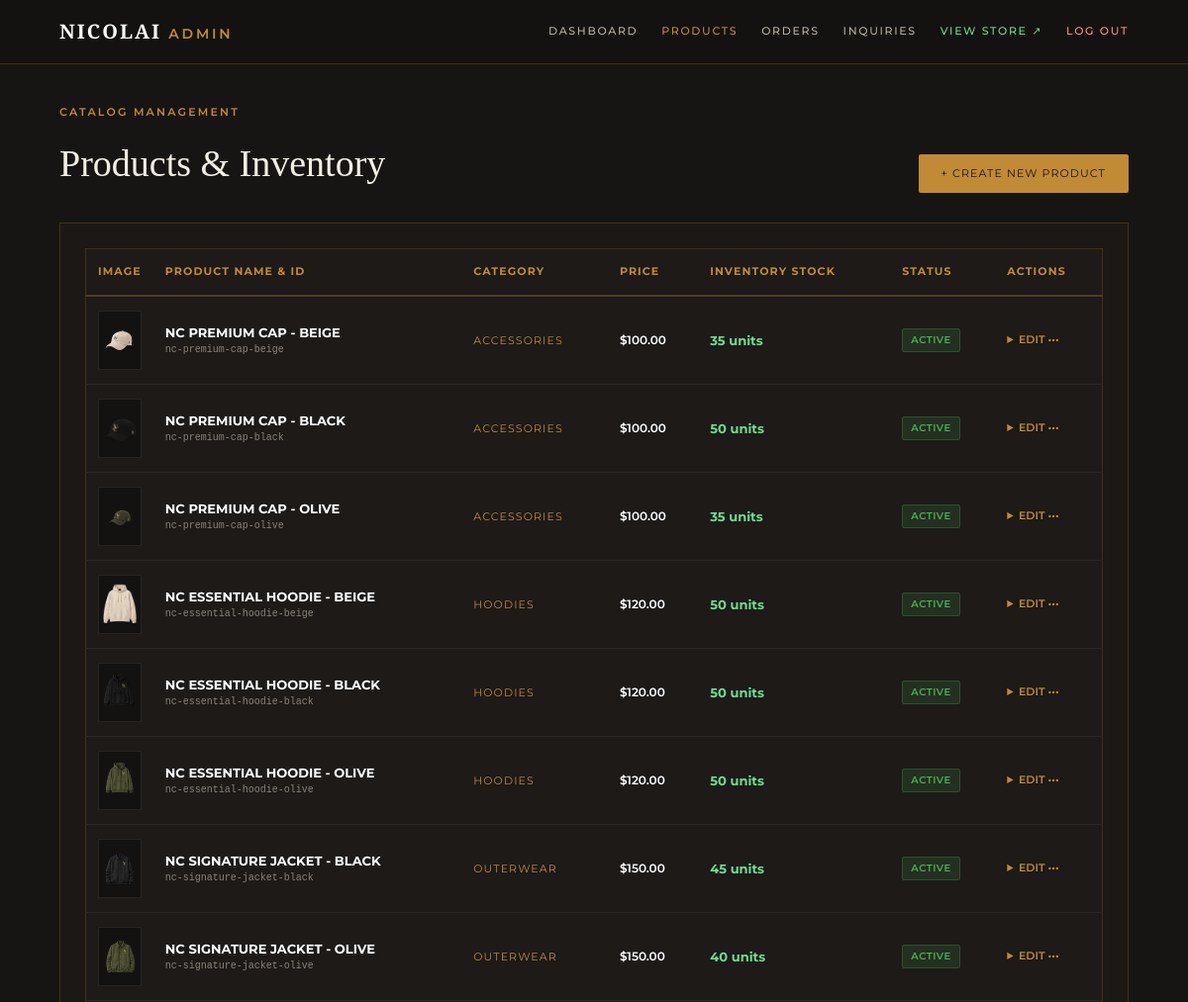
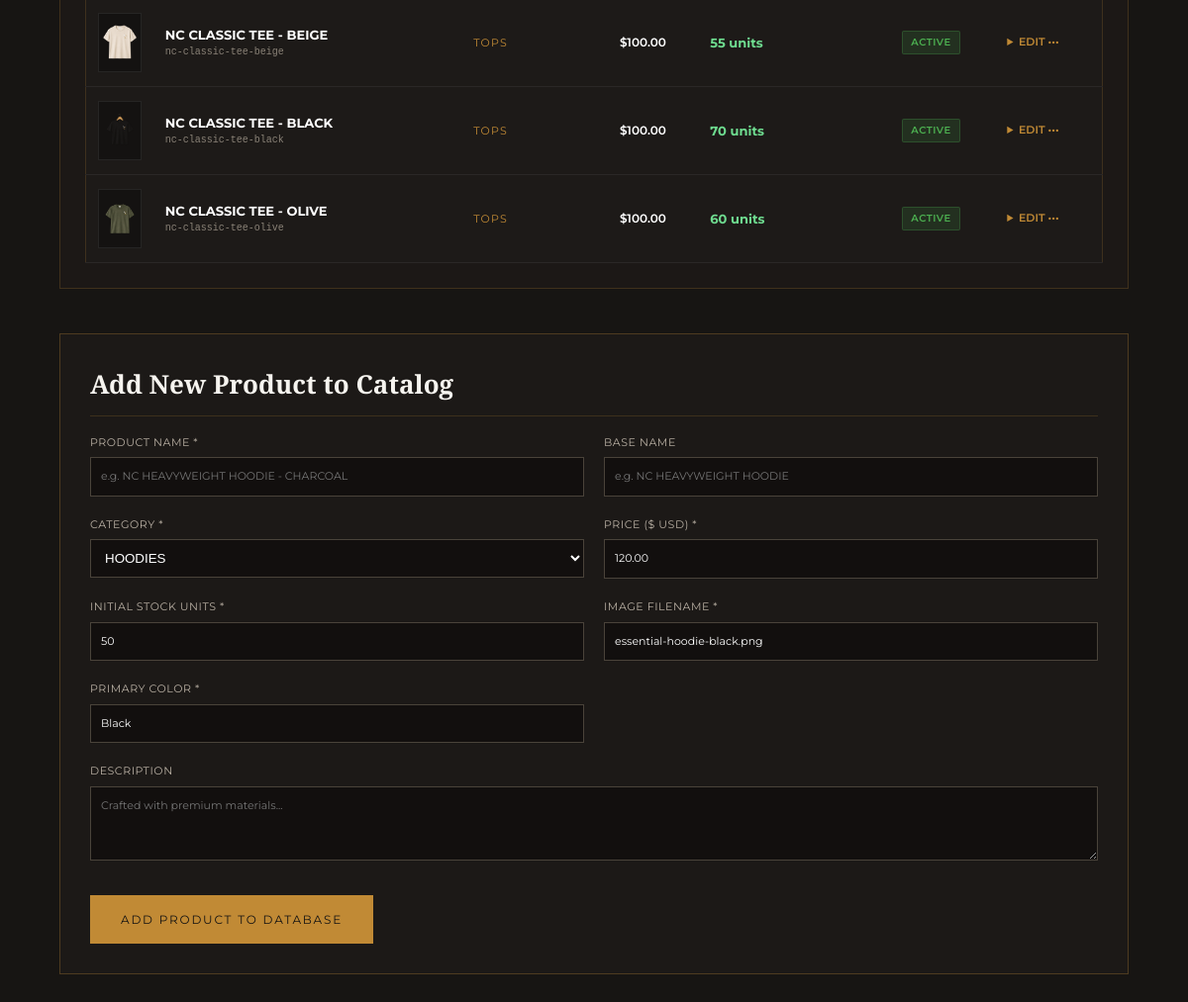
/admin/products.php (signed in), run on the app's committed database (2 pictures, top to bottom).
### tables this page shows
CREATE TABLE `products` (
  `id` varchar(64) NOT NULL,
  `name` varchar(150) NOT NULL,
  `base_name` varchar(150) NOT NULL,
  `category` varchar(50) NOT NULL,
  `price` decimal(10,2) NOT NULL,
  `image` varchar(255) NOT NULL,
  `color` varchar(50) NOT NULL,
  `colors_json` text DEFAULT NULL,
  `sizes_json` varchar(100) DEFAULT '["S","M","L","XL"]',
  `description` text NOT NULL,
  `stock_quantity` int(11) NOT NULL DEFAULT 50,
  `is_active` tinyint(1) NOT NULL DEFAULT 1,
  `featured` tinyint(1) NOT NULL DEFAULT 0,
  `created_at` datetime NOT NULL DEFAULT current_timestamp(),
  `updated_at` datetime NOT NULL DEFAULT current_timestamp() ON UPDATE current_timestamp(),
  PRIMARY KEY (`id`),
  KEY `idx_category` (`category`),
  KEY `idx_is_active` (`is_active`)
);

### function.php (called while the page is built, shortened)
<?php
function e(?string $value): string {
    return htmlspecialchars((string)$value, ENT_QUOTES, 'UTF-8');
}
function format_price(float|string $price): string {
    $num = is_numeric($price) ? (float)$price : (float)preg_replace('/[^0-9.]/', '', (string)$price);
    return '$' . number_format($num, 2);
}

### admin/products.php (the view, shortened to what this page needs)
<?php
require __DIR__ . '/includes/admin_header.php';
$pdo = get_db();
$stmtProds = $pdo->query("SELECT * FROM `products` ORDER BY `category` ASC, `id` ASC");
$allProducts = $stmtProds->fetchAll();
?>
<div style="display: flex; justify-content: space-between; align-items: flex-end; margin-bottom: 30px; flex-wrap: wrap; gap: 15px;">
  <div>
    <p class="eyebrow" style="color: var(--gold); letter-spacing: 0.2em; font-size: 11px;">CATALOG MANAGEMENT</p>
    <h1 style="font-family: 'Cormorant Garamond', serif; font-size: 38px; margin: 6px 0 0; font-weight: 500;">Products &amp; Inventory</h1>
  </div>
  <a href="#new" class="btn btn-gold btn-sm" style="padding: 10px 22px;">+ CREATE NEW PRODUCT</a>
</div>
<div style="background: rgba(30, 27, 24, 0.7); border: 1px solid rgba(193, 138, 53, 0.22); padding: 25px; margin-bottom: 45px;">
  <div style="overflow-x: auto;">
    <table class="admin-table">
      <thead>
        <tr>
          <th>IMAGE</th>
          <th>PRODUCT NAME &amp; ID</th>
          <th>CATEGORY</th>
          <th>PRICE</th>
          <th>INVENTORY STOCK</th>
          <th>STATUS</th>
          <th>ACTIONS</th>
        </tr>
      </thead>
      <tbody>
        <?php foreach ($allProducts as $prod): ?>
          <tr>
            <td style="width: 65px;">
              <img src="../assets/products/<?= e($prod['image']) ?>" alt="<?= e($prod['name']) ?>" style="width: 55px; height: 60px; object-fit: contain; background: rgba(0,0,0,0.3); border: 1px solid rgba(255,255,255,0.08); padding: 4px;">
            </td>
            <td>
              <strong style="color: #fff; font-size: 13px;"><?= e($prod['name']) ?></strong>
              <small style="display:block; color: #8a8277; font-family: monospace;"><?= e($prod['id']) ?></small>
            </td>
            <td>
              <span style="font-size: 11px; letter-spacing: 0.1em; color: var(--gold);"><?= e($prod['category']) ?></span>
            </td>
            <td style="font-weight: 600; color: #fff;">
              <?= format_price($prod['price']) ?>
            </td>
            <td>
              <strong style="color: <?= $prod['stock_quantity'] < 10 ? '#ff8c8c' : '#6edb8f' ?>; font-size: 13px;">
                <?= $prod['stock_quantity'] ?> units
              </strong>
            </td>
            <td>
              <?php if ($prod['is_active']): ?>
                <span class="badge badge-delivered">ACTIVE</span>
              <?php else: ?>
                <span class="badge badge-cancelled">HIDDEN</span>
              <?php endif; ?>
            </td>
            <td>
              <details style="position: relative;">
                <summary style="cursor: pointer; color: var(--gold); font-size: 11px; font-weight: 600;">EDIT &bull;&bull;&bull;</summary>
              </details>
            </td>
          </tr>
        <?php endforeach; ?>
      </tbody>
    </table>
  </div>
</div>
<div id="new" style="background: rgba(30, 27, 24, 0.75); border: 1px solid rgba(193, 138, 53, 0.3); padding: 30px; margin-bottom: 50px;">
  <h3 style="font-family: 'Cormorant Garamond', serif; font-size: 26px; margin-top: 0; margin-bottom: 18px; color: #f6f4ef; border-bottom: 1px solid rgba(193,138,53,0.2); padding-bottom: 10px;">
    Add New Product to Catalog
  </h3>
  <form method="post" style="display: grid; grid-template-columns: 1fr 1fr; gap: 20px;">
    <label style="font-size: 11px; color: #b8afa3; letter-spacing: 0.05em;">PRODUCT NAME *
      <input type="text" name="name" required placeholder="e.g. NC HEAVYWEIGHT HOODIE - CHARCOAL" style="width: 100%; box-sizing: border-box; background: rgba(15,13,12,0.8); border: 1px solid #4a433a; color: #fff; padding: 10px; margin-top: 6px;">
    </label>
    <label style="font-size: 11px; color: #b8afa3; letter-spacing: 0.05em;">BASE NAME
      <input type="text" name="base_name" placeholder="e.g. NC HEAVYWEIGHT HOODIE" style="width: 100%; box-sizing: border-box; background: rgba(15,13,12,0.8); border: 1px solid #4a433a; color: #fff; padding: 10px; margin-top: 6px;">
    </label>
    <label style="font-size: 11px; color: #b8afa3; letter-spacing: 0.05em;">CATEGORY *
      <select name="category" required style="width: 100%; box-sizing: border-box; background: rgba(15,13,12,0.8); border: 1px solid #4a433a; color: #fff; padding: 10px; margin-top: 6px;">
        <option value="HOODIES">HOODIES</option>
      </select>
    </label>
    <label style="font-size: 11px; color: #b8afa3; letter-spacing: 0.05em;">PRICE ($ USD) *
      <input type="number" step="0.01" name="price" required value="120.00" style="width: 100%; box-sizing: border-box; background: rgba(15,13,12,0.8); border: 1px solid #4a433a; color: #fff; padding: 10px; margin-top: 6px;">
    </label>
    <label style="font-size: 11px; color: #b8afa3; letter-spacing: 0.05em;">INITIAL STOCK UNITS *
      <input type="number" name="stock" required value="50" style="width: 100%; box-sizing: border-box; background: rgba(15,13,12,0.8); border: 1px solid #4a433a; color: #fff; padding: 10px; margin-top: 6px;">
    </label>
    <label style="font-size: 11px; color: #b8afa3; letter-spacing: 0.05em;">IMAGE FILENAME *
      <input type="text" name="image" required value="essential-hoodie-black.png" placeholder="e.g. signature-jacket-black.png" style="width: 100%; box-sizing: border-box; background: rgba(15,13,12,0.8); border: 1px solid #4a433a; color: #fff; padding: 10px; margin-top: 6px;">
    </label>
    <label style="font-size: 11px; color: #b8afa3; letter-spacing: 0.05em;">PRIMARY COLOR *
      <input type="text" name="color" required value="Black" placeholder="Black, Olive, or Beige" style="width: 100%; box-sizing: border-box; background: rgba(15,13,12,0.8); border: 1px solid #4a433a; color: #fff; padding: 10px; margin-top: 6px;">
    </label>
    <label style="font-size: 11px; color: #b8afa3; letter-spacing: 0.05em; grid-column: span 2;">DESCRIPTION
      <textarea name="description" rows="3" placeholder="Crafted with premium materials..." style="width: 100%; box-sizing: border-box; background: rgba(15,13,12,0.8); border: 1px solid #4a433a; color: #fff; padding: 10px; margin-top: 6px;"></textarea>
    </label>
    <div style="grid-column: span 2; margin-top: 10px;">
      <button type="submit" class="btn btn-gold" style="padding: 14px 30px; font-size: 12px; letter-spacing: 0.15em;">ADD PRODUCT TO DATABASE</button>
    </div>
  </form>
</div>
</main>
</body>
</html>

### css/style.css (style rules this page uses)
:root { --ink:#171513;--ink2:#211d19;--paper:#f3efe7;--line:#b9ad9b;--gold:#c18a35;--muted:#9e968b;--cream:#ded5c5;--max:1280px }
* { box-sizing:border-box }
html { scroll-behavior:smooth }
body { margin:0;background:var(--paper);color:var(--ink);font-family:Montserrat,Arial,sans-serif;font-size:12px;line-height:1.6 }
img { max-width:100%;display:block }
a { color:inherit;text-decoration:none }
button { cursor:pointer }
.eyebrow { font-size:9px;letter-spacing:.3em;color:var(--gold);margin:0 0 12px;font-weight:600 }
.btn { display:inline-flex;align-items:center;justify-content:center;min-height:38px;padding:0 23px;border:1px solid transparent;font-size:9px;letter-spacing:.15em }
.btn-gold { background:var(--gold);color:#171513 }
.main-nav a, .brand, .menu-toggle, .text-link, .btn, .buy-now, .arrival-card, .collection-grid a, .thumb, .swatch, .sizes button, .quantity > button, .accordions summary, .site-footer a, .subscribe button, .socials a { transition: color .25s ease, background-color .25s ease, border-color .25s ease, transform .25s ease, box-shadow .25s ease; }

### admin/includes/admin_header.php (style rules this page uses)
.admin-shell { min-height: 100vh; background-color: var(--ink); color: var(--paper); display: flex; flex-direction: column; }
.admin-table { width: 100%; border-collapse: collapse; font-size: 12px; text-align: left; background: rgba(30, 27, 24, 0.75); border: 1px solid rgba(193, 138, 53, 0.2); }
.admin-table th { padding: 14px 12px; border-bottom: 2px solid rgba(193, 138, 53, 0.3); color: var(--gold); font-size: 11px; letter-spacing: 0.1em; }
.admin-table td { padding: 14px 12px; border-bottom: 1px solid rgba(255, 255, 255, 0.06); color: #cfc6b7; }
.badge { display: inline-block; padding: 3px 8px; border-radius: 2px; font-size: 10px; font-weight: 600; letter-spacing: 0.05em; }
.badge-delivered { background: rgba(76, 175, 80, 0.15); color: #4caf50; border: 1px solid #4caf5040; }
.btn-sm { padding: 6px 14px; font-size: 11px; letter-spacing: 0.1em; text-decoration: none; display: inline-block; border-radius: 2px; }

### data on the page
products: image (picture), name "NC PREMIUM CAP - BEIGE", id "nc-premium-cap-beige", category "ACCESSORIES", price "$100.00", stock_quantity "35", is_active "ACTIVE"
products: image (picture), name "NC PREMIUM CAP - BLACK", id "nc-premium-cap-black", category "ACCESSORIES", price "$100.00", stock_quantity "50", is_active "ACTIVE"
products: image (picture), name "NC PREMIUM CAP - OLIVE", id "nc-premium-cap-olive", category "ACCESSORIES", price "$100.00", stock_quantity "35", is_active "ACTIVE"
products: image (picture), name "NC ESSENTIAL HOODIE - BEIGE", id "nc-essential-hoodie-beige", category "HOODIES", price "$120.00", stock_quantity "50", is_active "ACTIVE"
products: image (picture), name "NC ESSENTIAL HOODIE - BLACK", id "nc-essential-hoodie-black", category "HOODIES", price "$120.00", stock_quantity "50", is_active "ACTIVE"
products: image (picture), name "NC ESSENTIAL HOODIE - OLIVE", id "nc-essential-hoodie-olive", category "HOODIES", price "$120.00", stock_quantity "50", is_active "ACTIVE"
products: image (picture), name "NC SIGNATURE JACKET - BLACK", id "nc-signature-jacket-black", category "OUTERWEAR", price "$150.00", stock_quantity "45", is_active "ACTIVE"
products: image (picture), name "NC SIGNATURE JACKET - OLIVE", id "nc-signature-jacket-olive", category "OUTERWEAR", price "$150.00", stock_quantity "40", is_active "ACTIVE"
products: image (picture), name "NC CLASSIC TEE - BEIGE", id "nc-classic-tee-beige", category "TOPS", price "$100.00", stock_quantity "55", is_active "ACTIVE"
products: image (picture), name "NC CLASSIC TEE - BLACK", id "nc-classic-tee-black", category "TOPS", price "$100.00", stock_quantity "70", is_active "ACTIVE"
products: image (picture), name "NC CLASSIC TEE - OLIVE", id "nc-classic-tee-olive", category "TOPS", price "$100.00", stock_quantity "60", is_active "ACTIVE"
